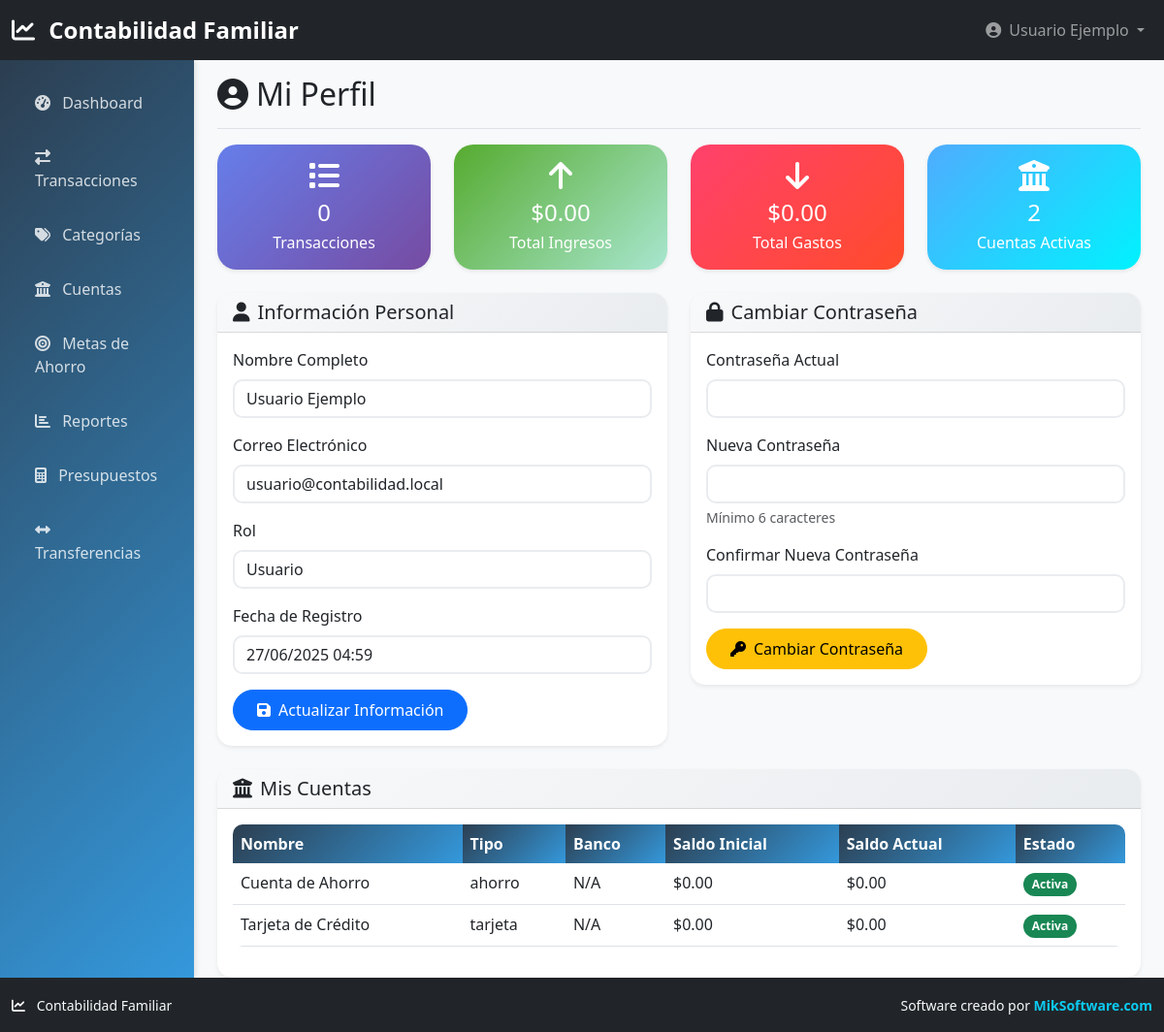
The page /perfil.php (signed in) on the database its author committed.
### tables this page shows
CREATE TABLE usuarios (
    id INT AUTO_INCREMENT PRIMARY KEY,
    nombre VARCHAR(100) NOT NULL,
    email VARCHAR(150) UNIQUE NOT NULL,
    password VARCHAR(255) NOT NULL,
    role ENUM('admin', 'usuario') DEFAULT 'usuario',
    activo BOOLEAN DEFAULT TRUE,
    created_at TIMESTAMP DEFAULT CURRENT_TIMESTAMP,
    updated_at TIMESTAMP DEFAULT CURRENT_TIMESTAMP ON UPDATE CURRENT_TIMESTAMP
);

CREATE TABLE cuentas (
    id INT AUTO_INCREMENT PRIMARY KEY,
    nombre VARCHAR(100) NOT NULL,
    tipo ENUM('efectivo', 'banco', 'tarjeta', 'ahorro') NOT NULL,
    banco VARCHAR(100),
    numero_cuenta VARCHAR(50),
    usuario_id INT,
    saldo_inicial DECIMAL(12,2) DEFAULT 0.00,
    saldo_actual DECIMAL(12,2) DEFAULT 0.00,
    color VARCHAR(7) DEFAULT '#28a745',
    activa BOOLEAN DEFAULT TRUE,
    created_at TIMESTAMP DEFAULT CURRENT_TIMESTAMP,
    FOREIGN KEY (usuario_id) REFERENCES usuarios(id) ON DELETE SET NULL
);

### config/database.php (called while the page is built, shortened)
<?php
class Database {
    private $connection;
    public function __construct() {
        try {
            $dsn = "mysql:host=" . DB_HOST . ";dbname=" . DB_NAME . ";charset=" . DB_CHARSET;
            $this->connection = new PDO($dsn, DB_USER, DB_PASS, [
                PDO::ATTR_ERRMODE => PDO::ERRMODE_EXCEPTION,
                PDO::ATTR_DEFAULT_FETCH_MODE => PDO::FETCH_ASSOC,
                PDO::ATTR_EMULATE_PREPARES => false,
            ]);
            $this->connection->exec("SET NAMES 'utf8mb4' COLLATE 'utf8mb4_unicode_ci'");
            $this->connection->exec("SET collation_connection = 'utf8mb4_unicode_ci'");
        } catch (PDOException $e) {
            die("Error de conexión: " . $e->getMessage());
        }
    }
    public function query($sql, $params = []) {
        $stmt = $this->connection->prepare($sql);
        $stmt->execute($params);
        return $stmt;
    }
    public function fetch($sql, $params = []) {
        $stmt = $this->query($sql, $params);
        return $stmt->fetch();
    }
    public function fetchAll($sql, $params = []) {
        $stmt = $this->query($sql, $params);
        return $stmt->fetchAll();
    }
}
$db = new Database();
?>

### perfil.php (the view, shortened to what this page needs)
<?php
require_once 'config/database.php';
$usuario = $db->fetch(
    "SELECT * FROM usuarios WHERE id = ?",
    [$_SESSION['user_id']]
);
$estadisticas = $db->fetch(
    "SELECT
        COUNT(*) as total_transacciones,
        SUM(CASE WHEN tipo = 'ingreso' THEN cantidad ELSE 0 END) as total_ingresos,
        SUM(CASE WHEN tipo = 'gasto' THEN cantidad ELSE 0 END) as total_gastos
     FROM transacciones
     WHERE usuario_id = ?",
    [$_SESSION['user_id']]
);
$cuentas_usuario = $db->fetchAll(
    "SELECT * FROM cuentas WHERE usuario_id = ? AND activa = 1 ORDER BY nombre",
    [$_SESSION['user_id']]
);
require_once 'includes/header.php';
?>
<div class="container-fluid">
    <div class="row">
        <nav class="col-md-3 col-lg-2 d-md-block sidebar collapse">
            <div class="position-sticky pt-3">
                <ul class="nav flex-column">
                    <li class="nav-item">
                        <a class="nav-link" href="dashboard.php">
                            <i class="fas fa-tachometer-alt me-2"></i>
                            Dashboard
                        </a>
                    </li>
                    <li class="nav-item">
                        <a class="nav-link" href="transacciones.php">
                            <i class="fas fa-exchange-alt me-2"></i>
                            Transacciones
                        </a>
                    </li>
                    <li class="nav-item">
                        <a class="nav-link" href="categorias.php">
                            <i class="fas fa-tags me-2"></i>
                            Categorías
                        </a>
                    </li>
                    <li class="nav-item">
                        <a class="nav-link" href="cuentas.php">
                            <i class="fas fa-university me-2"></i>
                            Cuentas
                        </a>
                    </li>
                    <li class="nav-item">
                        <a class="nav-link" href="metas.php">
                            <i class="fas fa-bullseye me-2"></i>
                            Metas de Ahorro
                        </a>
                    </li>
                    <li class="nav-item">
                        <a class="nav-link" href="reportes.php">
                            <i class="fas fa-chart-bar me-2"></i>
                            Reportes
                        </a>
                    </li>
                    <li class="nav-item">
                        <a class="nav-link" href="presupuestos.php">
                            <i class="fas fa-calculator me-2"></i>
                            Presupuestos
                        </a>
                    </li>
                    <li class="nav-item">
                        <a class="nav-link" href="transferencias.php">
                            <i class="fas fa-arrows-alt-h me-2"></i>
                            Transferencias
                        </a>
                    </li>
                </ul>
            </div>
        </nav>
        <main class="col-md-9 ms-sm-auto col-lg-10 px-md-4">
            <div class="d-flex justify-content-between flex-wrap flex-md-nowrap align-items-center pt-3 pb-2 mb-3 border-bottom">
                <h1 class="h2"><i class="fas fa-user-circle me-2"></i>Mi Perfil</h1>
            </div>
            <div class="row mb-4">
                <div class="col-md-3">
                    <div class="card stats-card">
                        <div class="card-body text-center">
                            <i class="fas fa-list fa-2x mb-2"></i>
                            <h4 class="mb-1"><?php echo $estadisticas['total_transacciones']; ?></h4>
                            <p class="mb-0">Transacciones</p>
                        </div>
                    </div>
                </div>
                <div class="col-md-3">
                    <div class="card stats-card income">
                        <div class="card-body text-center">
                            <i class="fas fa-arrow-up fa-2x mb-2"></i>
                            <h4 class="mb-1">$<?php echo number_format($estadisticas['total_ingresos'], 2); ?></h4>
                            <p class="mb-0">Total Ingresos</p>
                        </div>
                    </div>
                </div>
                <div class="col-md-3">
                    <div class="card stats-card expense">
                        <div class="card-body text-center">
                            <i class="fas fa-arrow-down fa-2x mb-2"></i>
                            <h4 class="mb-1">$<?php echo number_format($estadisticas['total_gastos'], 2); ?></h4>
                            <p class="mb-0">Total Gastos</p>
                        </div>
                    </div>
                </div>
                <div class="col-md-3">
                    <div class="card stats-card savings">
                        <div class="card-body text-center">
                            <i class="fas fa-university fa-2x mb-2"></i>
                            <h4 class="mb-1"><?php echo count($cuentas_usuario); ?></h4>
                            <p class="mb-0">Cuentas Activas</p>
                        </div>
                    </div>
                </div>
            </div>
            <div class="row">
                <div class="col-md-6">
                    <div class="card">
                        <div class="card-header">
                            <h5 class="mb-0"><i class="fas fa-user me-2"></i>Información Personal</h5>
                        </div>
                        <div class="card-body">
                            <form method="POST">
                                <div class="mb-3">
                                    <label for="nombre" class="form-label">Nombre Completo</label>
                                    <input type="text" class="form-control" name="nombre" id="nombre"
                                           value="<?php echo htmlspecialchars($usuario['nombre']); ?>" required>
                                </div>
                                <div class="mb-3">
                                    <label for="email" class="form-label">Correo Electrónico</label>
                                    <input type="email" class="form-control" name="email" id="email"
                                           value="<?php echo htmlspecialchars($usuario['email']); ?>" required>
                                </div>
                                <div class="mb-3">
                                    <label class="form-label">Rol</label>
                                    <input type="text" class="form-control" value="<?php echo ucfirst($usuario['role']); ?>" readonly>
                                </div>
                                <div class="mb-3">
                                    <label class="form-label">Fecha de Registro</label>
                                    <input type="text" class="form-control"
                                           value="<?php echo date('d/m/Y H:i', strtotime($usuario['created_at'])); ?>" readonly>
                                </div>
                                <button type="submit" class="btn btn-primary">
                                    <i class="fas fa-save me-2"></i>Actualizar Información
                                </button>
                            </form>
                        </div>
                    </div>
                </div>
                <div class="col-md-6">
                    <div class="card">
                        <div class="card-header">
                            <h5 class="mb-0"><i class="fas fa-lock me-2"></i>Cambiar Contraseña</h5>
                        </div>
                        <div class="card-body">
                            <form method="POST">
                                <div class="mb-3">
                                    <label for="current_password" class="form-label">Contraseña Actual</label>
                                    <input type="password" class="form-control" name="current_password" id="current_password" required>
                                </div>
                                <div class="mb-3">
                                    <label for="new_password" class="form-label">Nueva Contraseña</label>
                                    <input type="password" class="form-control" name="new_password" id="new_password"
                                           minlength="6" required>
                                    <div class="form-text">Mínimo 6 caracteres</div>
                                </div>
                                <div class="mb-3">
                                    <label for="confirm_password" class="form-label">Confirmar Nueva Contraseña</label>
                                    <input type="password" class="form-control" name="confirm_password" id="confirm_password"
                                           minlength="6" required>
                                </div>
                                <button type="submit" class="btn btn-warning">
                                    <i class="fas fa-key me-2"></i>Cambiar Contraseña
                                </button>
                            </form>
                        </div>
                    </div>
                </div>
            </div>
            <div class="row mt-4">
                <div class="col-12">
                    <div class="card">
                        <div class="card-header">
                            <h5 class="mb-0"><i class="fas fa-university me-2"></i>Mis Cuentas</h5>
                        </div>
                        <div class="card-body">
                            <div class="table-responsive">
                                <table class="table table-hover">
                                    <thead>
                                        <tr>
                                            <th>Nombre</th>
                                            <th>Tipo</th>
                                            <th>Banco</th>
                                            <th>Saldo Inicial</th>
                                            <th>Saldo Actual</th>
                                            <th>Estado</th>
                                        </tr>
                                    </thead>
                                    <tbody>
                                        <?php foreach ($cuentas_usuario as $cuenta): ?>
                                        <tr>
                                            <td><?php echo htmlspecialchars($cuenta['nombre']); ?></td>
                                            <td><?php echo htmlspecialchars($cuenta['tipo']); ?></td>
                                            <td><?php echo htmlspecialchars($cuenta['banco'] ?: 'N/A'); ?></td>
                                            <td>$<?php echo number_format($cuenta['saldo_inicial'], 2); ?></td>
                                            <td>$<?php echo number_format($cuenta['saldo_actual'], 2); ?></td>
                                            <td>
                                                <span class="badge bg-success">Activa</span>
                                            </td>
                                        </tr>
                                        <?php endforeach; ?>
                                    </tbody>
                                </table>
                            </div>
                        </div>
                    </div>
                </div>
            </div>
        </main>
    </div>
</div>
<?php require_once 'includes/footer.php'; ?>

### includes/header.php (style rules this page uses)
:root { --primary-color: #2c3e50; --secondary-color: #3498db; --success-color: #27ae60; --danger-color: #e74c3c; --warning-color: #f39c12; --info-color: #17a2b8; --light-color: #ecf0f1; --dark-color: #2c3e50; }
body { background-color: #f8f9fa; font-family: 'Segoe UI', Tahoma, Geneva, Verdana, sans-serif; }
.sidebar { min-height: calc(100vh - 56px); background: linear-gradient(135deg, var(--primary-color), var(--secondary-color)); box-shadow: 2px 0 5px rgba(0,0,0,0.1); }
.sidebar .nav-link { color: rgba(255,255,255,0.8); padding: 0.75rem 1.25rem; border-radius: 0.375rem; margin: 0.25rem; transition: all 0.3s ease; }
.card { border: none; border-radius: 15px; box-shadow: 0 0.125rem 0.25rem rgba(0,0,0,0.075); transition: transform 0.2s, box-shadow 0.2s; }
.card-header { background: linear-gradient(135deg, #f8f9fa, #e9ecef); border-bottom: 1px solid rgba(0,0,0,0.125); border-radius: 15px 15px 0 0 !important; }
.btn { border-radius: 25px; padding: 0.5rem 1.5rem; font-weight: 500; transition: all 0.3s ease; }
.stats-card { background: linear-gradient(135deg, #667eea 0%, #764ba2 100%); color: white; border-radius: 20px; }
.stats-card.income { background: linear-gradient(135deg, #56ab2f 0%, #a8e6cf 100%); }
.stats-card.expense { background: linear-gradient(135deg, #ff416c 0%, #ff4b2b 100%); }
.stats-card.savings { background: linear-gradient(135deg, #4facfe 0%, #00f2fe 100%); }
.form-control, .form-select { border-radius: 10px; border: 2px solid #e9ecef; transition: border-color 0.3s ease; }
.table { border-radius: 10px; overflow: hidden; }
.table thead th { background: linear-gradient(135deg, var(--primary-color), var(--secondary-color)); color: white; border: none; font-weight: 600; }
.badge { font-size: 0.75em; padding: 0.5em 0.75em; border-radius: 50px; }
body { display: flex; flex-direction: column; min-height: 100vh; }
main { flex: 1; }
.container-fluid { padding-bottom: 0; }

### rows shown on the page
usuarios: nombre "Usuario Ejemplo", email "usuario@contabilidad.local", role "Usuario", created_at "27/06/2025 04:59"
cuentas: nombre "Cuenta de Ahorro", tipo "ahorro", banco "N/A", saldo_inicial "0.00", saldo_actual "0.00"
cuentas: nombre "Tarjeta de Crédito", tipo "tarjeta", banco "N/A", saldo_inicial "0.00", saldo_actual "0.00"

### other values the page prints
$_SESSION['user_name'] "Usuario Ejemplo"
$estadisticas['total_transacciones'] "0"
$estadisticas['total_ingresos'] "0.00"
$estadisticas['total_gastos'] "0.00"
count($cuentas_usuario) "2"
